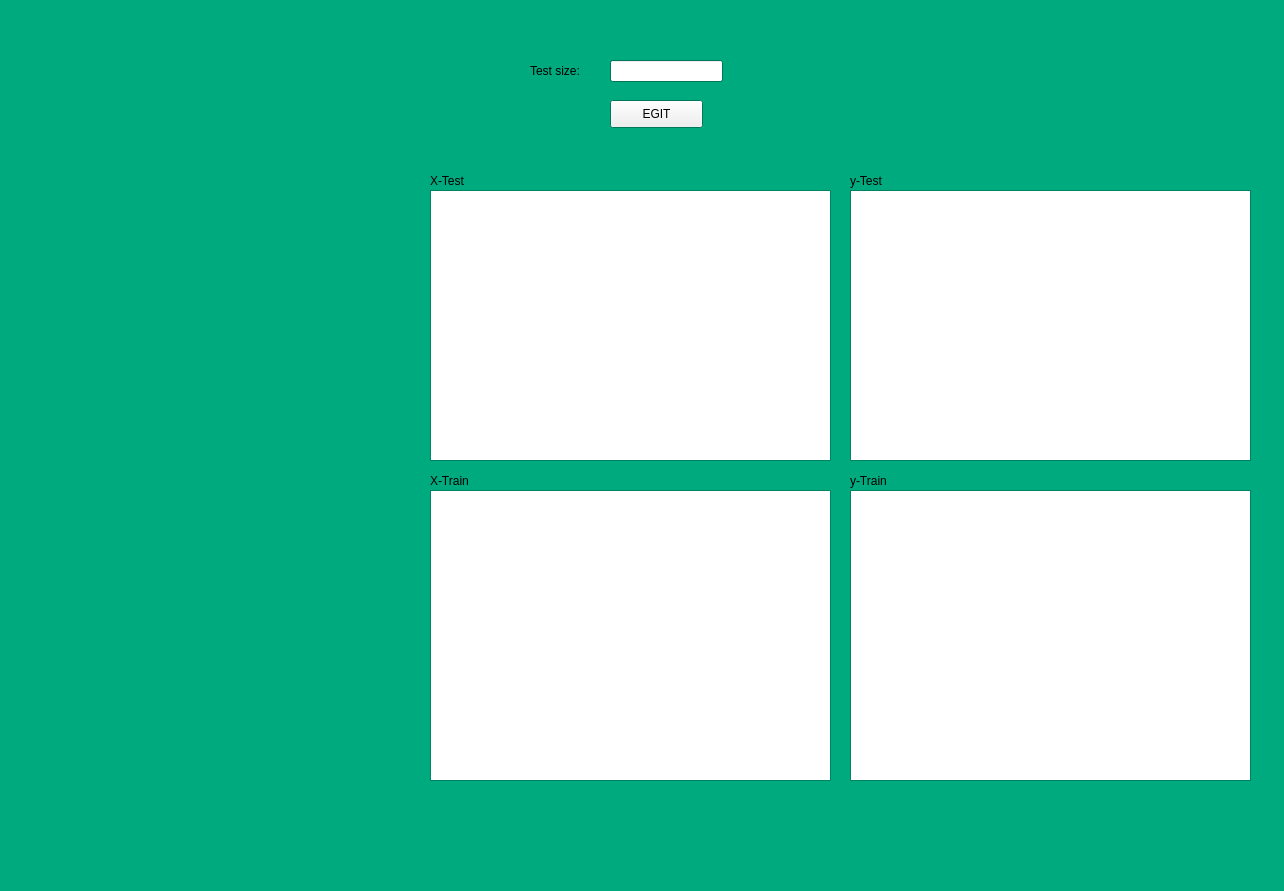
<?xml version="1.0" encoding="UTF-8"?>
<ui version="4.0">
 <class>Form</class>
 <widget class="QWidget" name="Form">
  <property name="geometry">
   <rect>
    <x>0</x>
    <y>0</y>
    <width>1284</width>
    <height>891</height>
   </rect>
  </property>
  <property name="palette">
   <palette>
    <active>
     <colorrole role="Base">
      <brush brushstyle="SolidPattern">
       <color alpha="255">
        <red>255</red>
        <green>255</green>
        <blue>255</blue>
       </color>
      </brush>
     </colorrole>
     <colorrole role="Window">
      <brush brushstyle="SolidPattern">
       <color alpha="255">
        <red>0</red>
        <green>170</green>
        <blue>127</blue>
       </color>
      </brush>
     </colorrole>
    </active>
    <inactive>
     <colorrole role="Base">
      <brush brushstyle="SolidPattern">
       <color alpha="255">
        <red>255</red>
        <green>255</green>
        <blue>255</blue>
       </color>
      </brush>
     </colorrole>
     <colorrole role="Window">
      <brush brushstyle="SolidPattern">
       <color alpha="255">
        <red>0</red>
        <green>170</green>
        <blue>127</blue>
       </color>
      </brush>
     </colorrole>
    </inactive>
    <disabled>
     <colorrole role="Base">
      <brush brushstyle="SolidPattern">
       <color alpha="255">
        <red>0</red>
        <green>170</green>
        <blue>127</blue>
       </color>
      </brush>
     </colorrole>
     <colorrole role="Window">
      <brush brushstyle="SolidPattern">
       <color alpha="255">
        <red>0</red>
        <green>170</green>
        <blue>127</blue>
       </color>
      </brush>
     </colorrole>
    </disabled>
   </palette>
  </property>
  <property name="windowTitle">
   <string>Form</string>
  </property>
  <widget class="QPushButton" name="BtnEgit">
   <property name="geometry">
    <rect>
     <x>610</x>
     <y>100</y>
     <width>93</width>
     <height>28</height>
    </rect>
   </property>
   <property name="text">
    <string>EGIT</string>
   </property>
  </widget>
  <widget class="QLabel" name="label">
   <property name="geometry">
    <rect>
     <x>50</x>
     <y>140</y>
     <width>361</width>
     <height>361</height>
    </rect>
   </property>
   <property name="text">
    <string/>
   </property>
  </widget>
  <widget class="QLabel" name="LblPrecision">
   <property name="geometry">
    <rect>
     <x>30</x>
     <y>600</y>
     <width>171</width>
     <height>31</height>
    </rect>
   </property>
   <property name="font">
    <font>
     <family>Nirmala UI</family>
     <pointsize>10</pointsize>
    </font>
   </property>
   <property name="text">
    <string/>
   </property>
  </widget>
  <widget class="QLabel" name="LblF1Score">
   <property name="geometry">
    <rect>
     <x>30</x>
     <y>680</y>
     <width>171</width>
     <height>31</height>
    </rect>
   </property>
   <property name="font">
    <font>
     <family>Nirmala UI</family>
     <pointsize>10</pointsize>
    </font>
   </property>
   <property name="text">
    <string/>
   </property>
  </widget>
  <widget class="QLabel" name="LblRecall">
   <property name="geometry">
    <rect>
     <x>30</x>
     <y>640</y>
     <width>171</width>
     <height>31</height>
    </rect>
   </property>
   <property name="font">
    <font>
     <family>Nirmala UI</family>
     <pointsize>10</pointsize>
    </font>
   </property>
   <property name="text">
    <string/>
   </property>
  </widget>
  <widget class="QLabel" name="LblSpecificity">
   <property name="geometry">
    <rect>
     <x>30</x>
     <y>720</y>
     <width>171</width>
     <height>31</height>
    </rect>
   </property>
   <property name="font">
    <font>
     <family>Nirmala UI</family>
     <pointsize>10</pointsize>
    </font>
   </property>
   <property name="text">
    <string/>
   </property>
  </widget>
  <widget class="QLabel" name="LblCDegeri_2">
   <property name="geometry">
    <rect>
     <x>530</x>
     <y>60</y>
     <width>71</width>
     <height>21</height>
    </rect>
   </property>
   <property name="font">
    <font>
     <pointsize>9</pointsize>
    </font>
   </property>
   <property name="text">
    <string>Test size:</string>
   </property>
  </widget>
  <widget class="QLineEdit" name="TxtTestSize">
   <property name="geometry">
    <rect>
     <x>610</x>
     <y>60</y>
     <width>113</width>
     <height>22</height>
    </rect>
   </property>
  </widget>
  <widget class="QLabel" name="LblAccuracy">
   <property name="geometry">
    <rect>
     <x>30</x>
     <y>570</y>
     <width>171</width>
     <height>31</height>
    </rect>
   </property>
   <property name="font">
    <font>
     <family>Nirmala UI</family>
     <pointsize>10</pointsize>
    </font>
   </property>
   <property name="text">
    <string/>
   </property>
  </widget>
  <widget class="QLabel" name="LblKomsulukDegeri_2">
   <property name="geometry">
    <rect>
     <x>430</x>
     <y>170</y>
     <width>121</width>
     <height>21</height>
    </rect>
   </property>
   <property name="font">
    <font>
     <pointsize>9</pointsize>
    </font>
   </property>
   <property name="text">
    <string>X-Test</string>
   </property>
  </widget>
  <widget class="QTableWidget" name="TableX_train">
   <property name="geometry">
    <rect>
     <x>430</x>
     <y>490</y>
     <width>401</width>
     <height>291</height>
    </rect>
   </property>
  </widget>
  <widget class="QLabel" name="LblKomsulukDegeri_4">
   <property name="geometry">
    <rect>
     <x>430</x>
     <y>470</y>
     <width>121</width>
     <height>21</height>
    </rect>
   </property>
   <property name="font">
    <font>
     <pointsize>9</pointsize>
    </font>
   </property>
   <property name="text">
    <string>X-Train</string>
   </property>
  </widget>
  <widget class="QLabel" name="LblKomsulukDegeri_5">
   <property name="geometry">
    <rect>
     <x>850</x>
     <y>470</y>
     <width>121</width>
     <height>21</height>
    </rect>
   </property>
   <property name="font">
    <font>
     <pointsize>9</pointsize>
    </font>
   </property>
   <property name="text">
    <string>y-Train</string>
   </property>
  </widget>
  <widget class="QTableWidget" name="TableY_train">
   <property name="geometry">
    <rect>
     <x>850</x>
     <y>490</y>
     <width>401</width>
     <height>291</height>
    </rect>
   </property>
  </widget>
  <widget class="QTableWidget" name="TableY_test">
   <property name="geometry">
    <rect>
     <x>850</x>
     <y>190</y>
     <width>401</width>
     <height>271</height>
    </rect>
   </property>
  </widget>
  <widget class="QTableWidget" name="TableX_test">
   <property name="geometry">
    <rect>
     <x>430</x>
     <y>190</y>
     <width>401</width>
     <height>271</height>
    </rect>
   </property>
  </widget>
  <widget class="QLabel" name="LblKomsulukDegeri_3">
   <property name="geometry">
    <rect>
     <x>850</x>
     <y>170</y>
     <width>121</width>
     <height>21</height>
    </rect>
   </property>
   <property name="font">
    <font>
     <pointsize>9</pointsize>
    </font>
   </property>
   <property name="text">
    <string>y-Test</string>
   </property>
  </widget>
 </widget>
 <resources/>
 <connections/>
</ui>
